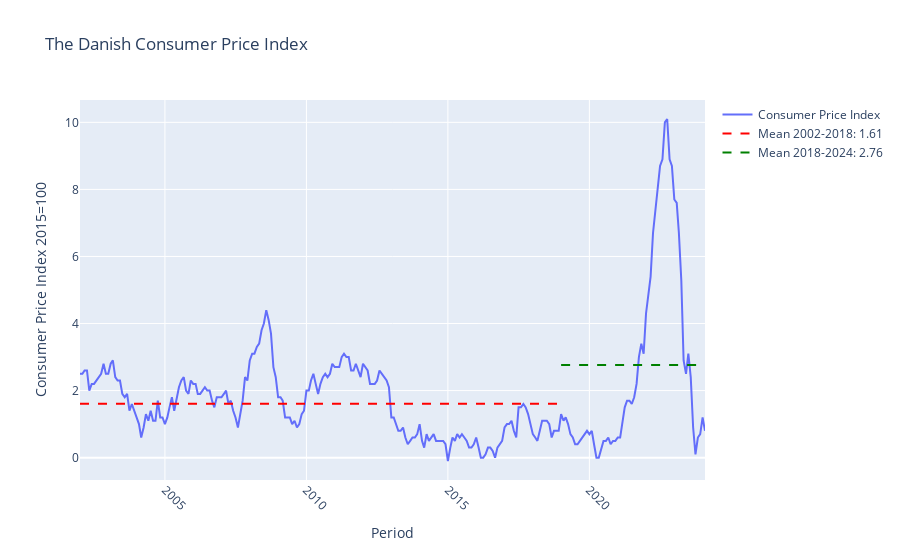

Write notebook code for a chart like this one.
### Markdown cell above
Now we make a plot, for making an analysis of time series for inflation.

### Code cell
# Plotting the values of the column 00 Forbrugerprisindekset i alt (meaning price index in total)
consumer_price_index = df['00 Forbrugerprisindekset i alt']

# Dividing into two periods
first_period = df[(df.index.year >= 2002) & (df.index.year <= 2018)]
second_period = df[(df.index.year >= 2019) & (df.index.year <= 2024)]

# Finding mean for each period
mean_first_period = first_period['00 Forbrugerprisindekset i alt'].mean()
mean_second_period = second_period['00 Forbrugerprisindekset i alt'].mean()

# Create the interactive plot
fig = go.Figure()

# Add consumer price index line
fig.add_trace(go.Scatter(x=df.index, y=consumer_price_index, mode='lines', name='Consumer Price Index'))

# Add mean trend lines for each period
fig.add_trace(go.Scatter(x=[first_period.index.min(), first_period.index.max()], y=[mean_first_period, mean_first_period], 
                         mode='lines', name=f'Mean 2002-2018: {mean_first_period:.2f}', line=dict(color='red', dash='dash')))

fig.add_trace(go.Scatter(x=[second_period.index.min(), second_period.index.max()], y=[mean_second_period, mean_second_period], 
                         mode='lines', name=f'Mean 2018-2024: {mean_second_period:.2f}', line=dict(color='green', dash='dash')))

# Update layout
fig.update_layout(
    title='The Danish Consumer Price Index',
    xaxis_title='Period',
    yaxis_title='Consumer Price Index 2015=100',
    xaxis=dict(tickangle=45)
)

# Show plot
fig.show()

### Figure 1 — Plotly figure (JSON) as saved in the notebook; plotly's stock layout.template omitted (floating-point values rounded to 4 significant figures; data arrays with more than 128 entries replaced by an {"elided": "..."} marker saying what was removed)
{"data": [{"mode": "lines", "name": "Consumer Price Index", "type": "scatter", "x": {"elided": "266 str values"}, "y": {"elided": "266 float values"}}, {"line": {"color": "red", "dash": "dash"}, "mode": "lines", "name": "Mean 2002-2018: 1.61", "type": "scatter", "x": ["2002-01-01T00:00:00", "2018-12-01T00:00:00"], "y": [1.605, 1.605]}, {"line": {"color": "green", "dash": "dash"}, "mode": "lines", "name": "Mean 2018-2024: 2.76", "type": "scatter", "x": ["2019-01-01T00:00:00", "2024-02-01T00:00:00"], "y": [2.763, 2.763]}], "layout": {"title": {"text": "The Danish Consumer Price Index"}, "xaxis": {"tickangle": 45, "title": {"text": "Period"}}, "yaxis": {"title": {"text": "Consumer Price Index 2015=100"}}}}
